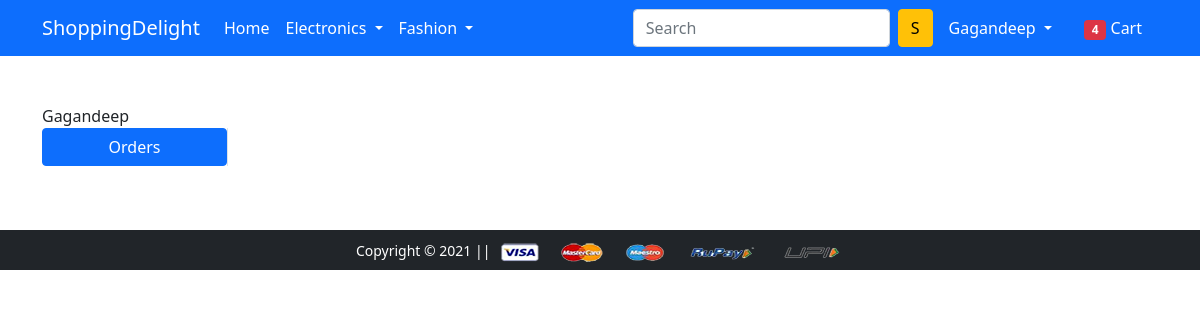
/orders/ (signed in), run on an earlier commit of the app's database.
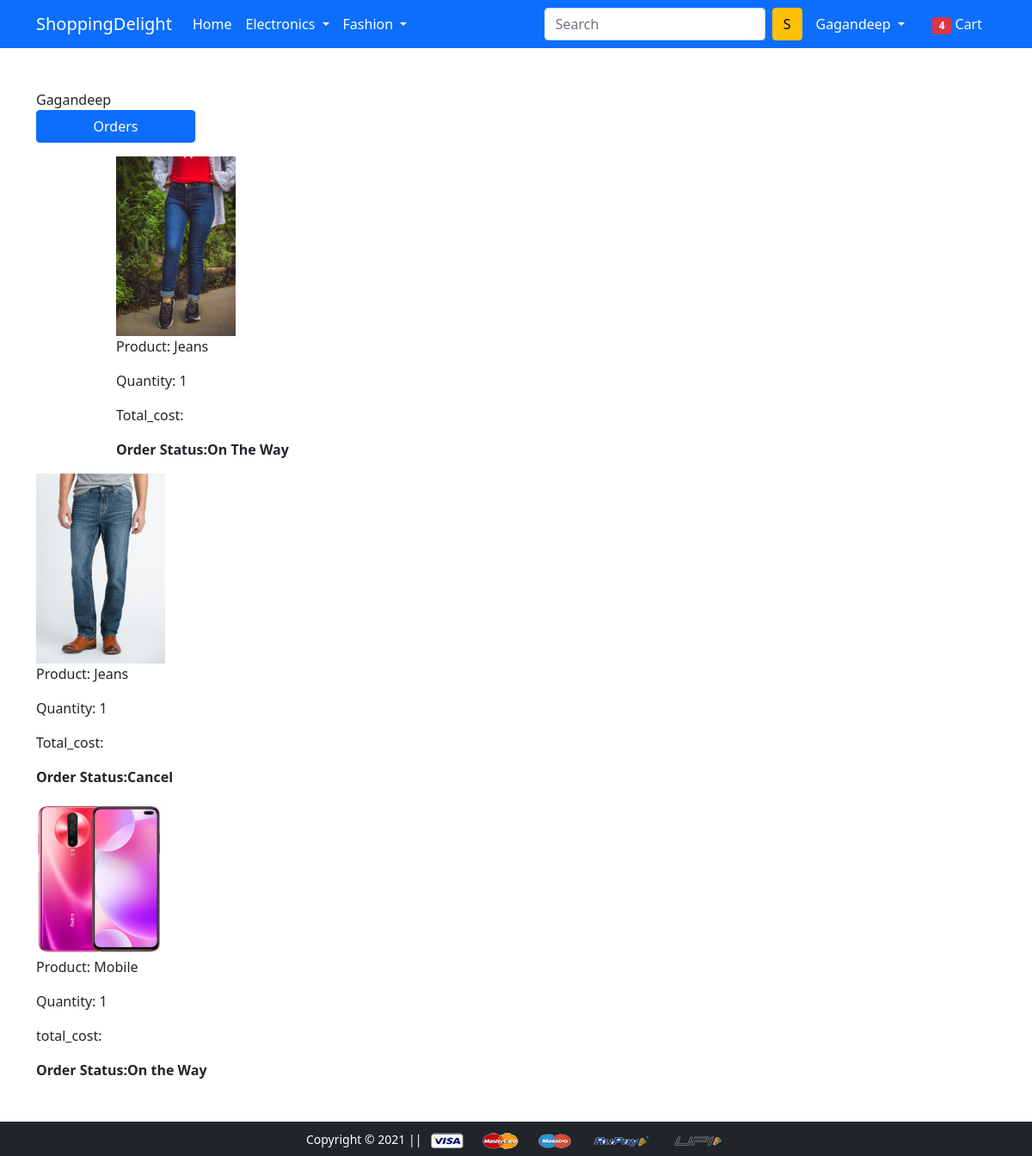
And on a later commit of the database.
### app/models.py (models this page shows, shortened)
class OrderPlaced(models.Model):
    user = models.ForeignKey(User, on_delete=models.CASCADE)
    customer = models.ForeignKey(Customer, on_delete=models.CASCADE)
    product = models.ForeignKey(Product, on_delete=models.CASCADE)
    quantity = models.PositiveIntegerField(default=1)
    Ordered_date = models.DateTimeField(auto_now_add=True)
    status = models.CharField(max_length=50,choices=STATUS_CHOICES,default='Pending')

class Product(models.Model):
    title = models.CharField(max_length=100)
    selling_price = models.FloatField()
    discounted_price = models.FloatField()
    description = models.TextField()
    brand = models.CharField(max_length=100)
    category = models.CharField( choices= CATEGORY_CHOICES ,max_length=2)
    product_image = models.ImageField(upload_to='productimg')

### app/views.py (the view)
# urls.py: path('orders/', views.orders, name='orders'),
def orders(request):
  op = OrderPlaced.objects.filter(user=request.user)
  return render(request, 'app/orders.html',{'order_placed':op})

### app/templates/app/orders.html (shortened to what this page needs)
{% extends 'app/base.html' %}
{% load static %}
{% block main-content %}
<div class="container my-5">
 <div class="row">
 <h3Welcome<span class="text-capitalize">{{request.user}}</span></h3>
  <div class="col-sm-2 border-end">
   <ul class="list-unstyled">
    <li class="d-grid"><a href="{% url 'orders' %}" class="btn btn-primary">Orders</a></li>
   </ul>
  </div>
  <div class="col-sm-9 offset-sm-1">
  {% for op in order_placed %}
  <div class="col-sm-2">
      <img src="{{op.product.product_image.url}}" alt="" srcset="" class="img-fluid" height="150" width="150">
  </div>
  <div class="col-sm-7">
<p>Product: {{op.product.title}}</p>
<p>Quantity: {{op.quantity}}</p>
<p>total_cost: {{op.total_cost}}</p>
 </div>
 <div class="col-sm-3 fw-bold">
     <p> Order Status:{{op.status}}</p>
 </div>
   </div>
   {% endfor %}
  </div>
 </div>
</div>
{% endblock main-content %}

### app/templates/app/base.html (shortened to what this page needs)
<!doctype html>
{% load static %}
<html lang="en">
  <head>
    <link href="https://cdn.jsdelivr.net/npm/bootstrap@5.0.0-beta1/dist/css/bootstrap.min.css" rel="stylesheet">
    <link rel="stylesheet" href="{% static 'app/css/owl.carousel.min.css' %}">
    <link rel="stylesheet" href="{% static 'app/css/all.min.css' %}">
    <link rel="stylesheet" href="{% static 'app/css/style.css' %}">
  </head>
  <body>
    <nav class="navbar navbar-expand-lg navbar-dark bg-primary">
     <div class="container">
       <a class="navbar-brand" href="/">ShoppingDelight</a>
       <div class="collapse navbar-collapse" id="navbarSupportedContent">
         <ul class="navbar-nav me-auto mb-2 mb-lg-0">
           <li class="nav-item">
             <a class="nav-link active" aria-current="page" href="/">Home</a>
           </li>
           <li class="nav-item dropdown">
             <a class="nav-link dropdown-toggle text-white" href="#" id="electronicsDropdown" role="button" data-bs-toggle="dropdown" aria-expanded="false">
               Electronics
             </a>
           </li>
           <li class="nav-item dropdown">
             <a class="nav-link dropdown-toggle text-white" href="#" id="fashionDropdown" role="button" data-bs-toggle="dropdown" aria-expanded="false">
               Fashion
             </a>
           </li>
         </ul>
         <form class="d-flex">
           <input class="form-control me-2" type="search" placeholder="Search" aria-label="Search">
           <button class="btn btn-warning" type="submit">S</button>
         </form>
         <div>
          <ul class="navbar-nav me-auto mb-2 mb-lg-0">
            {% if request.user.is_authenticated %}
           <li class="nav-item dropdown mx-2">
              <a class="nav-link dropdown-toggle text-white" href="#" id="profileDropdown" role="button" data-bs-toggle="dropdown" aria-expanded="false">
                <span class="text-capitalize">{{request.user}}</span>
              </a>
            </li>
            <li class="nav-item mx-2">
             <a href="{% url 'showcart' %}" class="nav-link text-white"><span class="badge bg-danger">4</span> Cart </a>
            </li>
            {% endif %}
          </ul>
         </div>
       </div>
     </div>
    </nav>
    {% block main-content %} {% endblock main-content %}
    <footer class="container-fluid bg-dark text-center p-2 mt-5">
        <small class="text-white">Copyright &copy; 2021  || </small>
        <img src="{% static 'app/images/payment.png' %}" alt="" srcset="" class="img-fluid" height="2px">
    </footer>
  </body>
</html>

What changed in the data, as far as the page shows it:
added OrderPlaced: product.product_image (picture), product "Jeans", quantity "1", status "On The Way"
added OrderPlaced: product.product_image (picture), product "Jeans", quantity "1", status "Cancel"
added OrderPlaced: product.product_image (picture), product "Mobile", quantity "1", status "On the Way"
